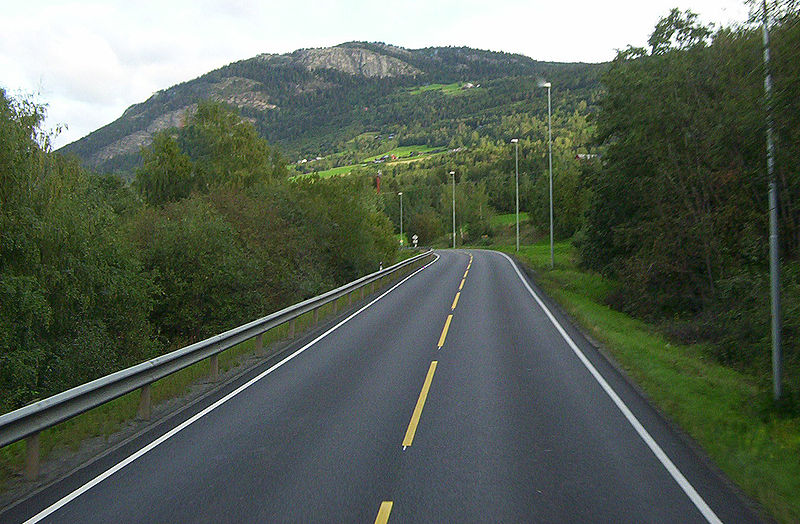
#> input picture Image/road.jpg, 800 x 524 px, found by its file name
$ python canny.py
#> lines starting #> are read from the running program, lines starting #| are printed output that depends on the picture
import cv2
import os
import numpy as np

cur_dir = os.getcwd()
img_path = os.path.join(cur_dir, 'Self-Driving Car Deep Course', 'Image', 'road.jpg')
img = cv2.imread(img_path)
#> img is the input picture: shape (524, 800, 3); mean B, G, R 87, 99.4, 89.2
lane_image = np.copy(img)
gray = cv2.cvtColor(lane_image, cv2.COLOR_BGR2GRAY)
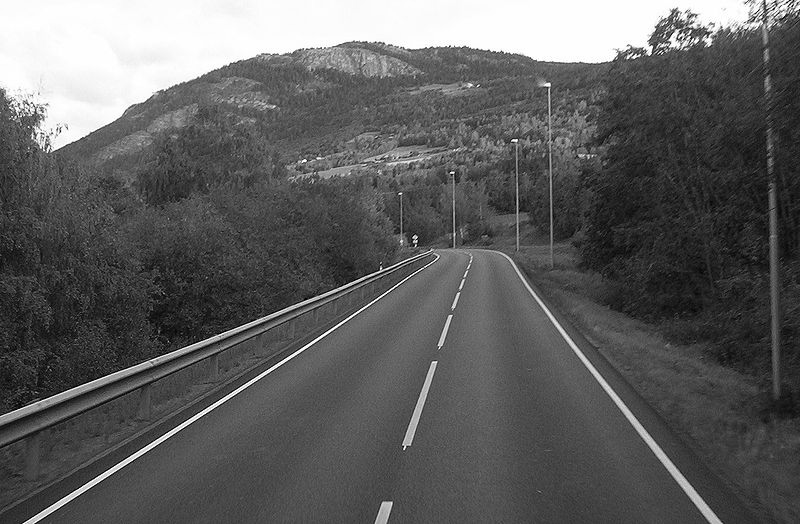
#> gray: shape (524, 800); min 0, max 255, mean 95
blur = cv2.GaussianBlur(gray, (5, 5), 0)
canny = cv2.Canny(blur, 50, 150)
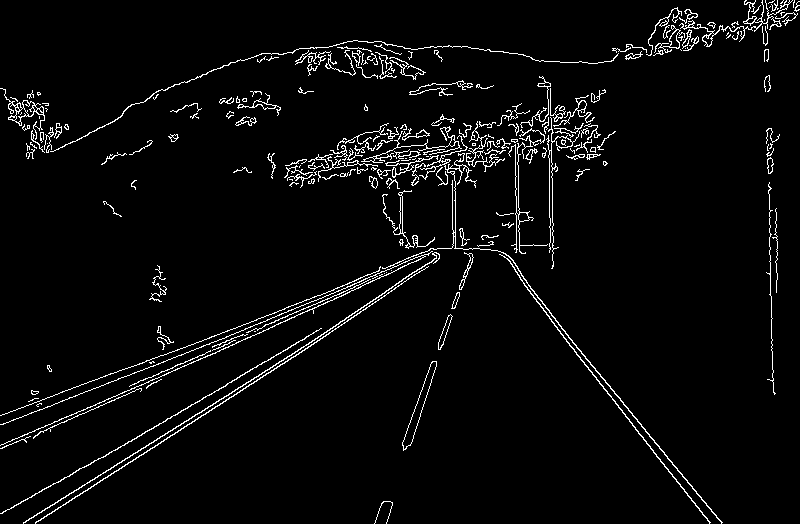
#> canny: shape (524, 800); 3.8% white in thin lines or dots
cv2.imshow('result', canny)
cv2.waitKey(0)
cv2.destroyAllWindows()

$ run again, with Image/test_image.jpg copied over Image/road.jpg
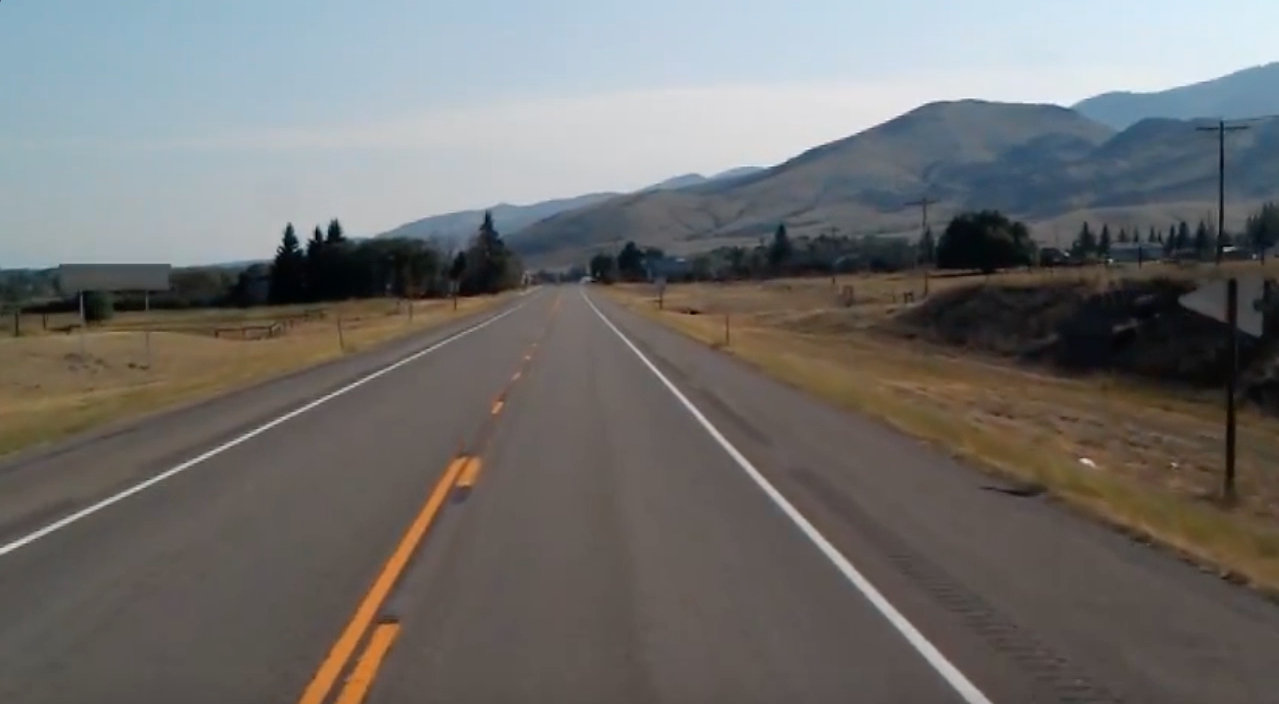
#> input picture Image/test_image.jpg, 1279 x 704 px, found by its file name
#> img is the input picture: shape (704, 1279, 3); mean B, G, R 109.7, 111.3, 112.3
#> `gray = cv2.cvtColor(lane_image, cv2.COLOR_BGR2GRAY)`:
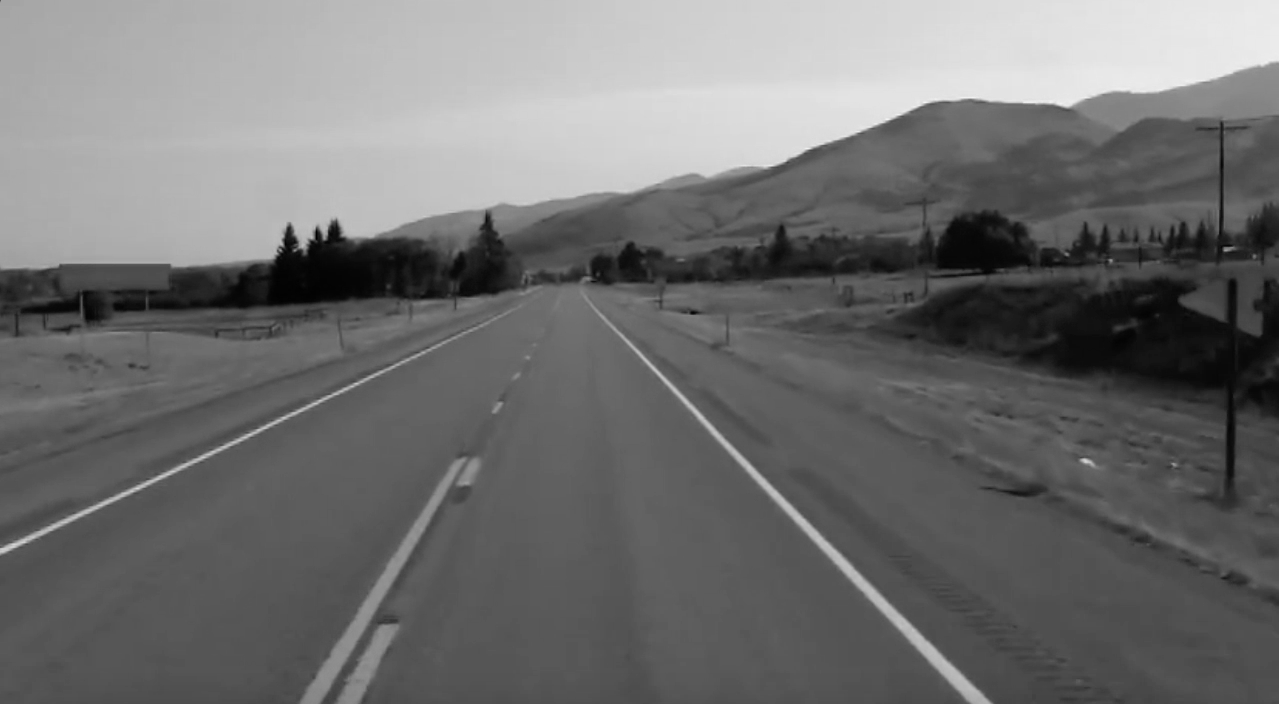
#> gray: shape (704, 1279); min 0, max 244, mean 111.4
#> `canny = cv2.Canny(blur, 50, 150)`:
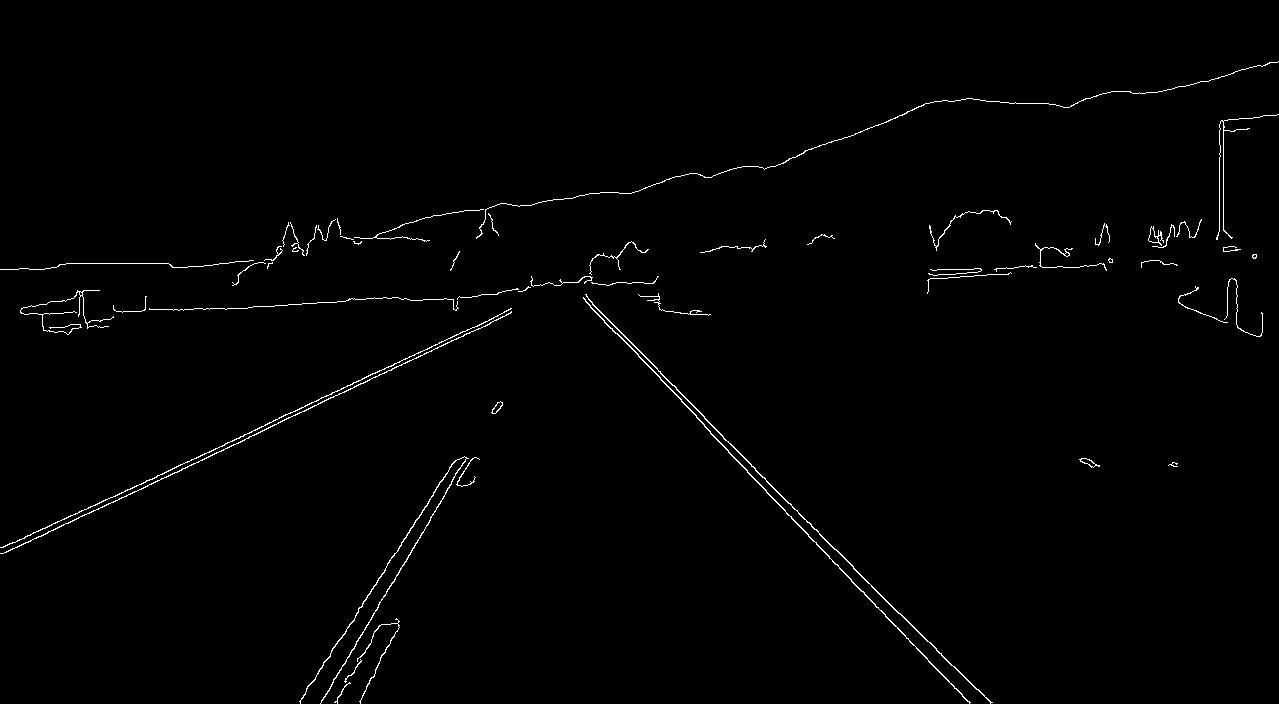
#> canny: shape (704, 1279); 0.98% white in thin lines or dots
